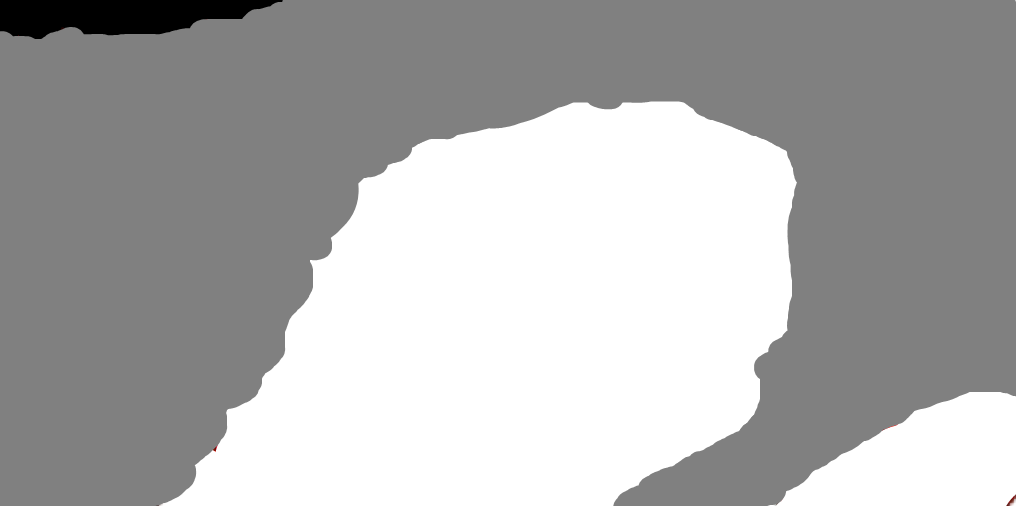
#> input picture data_TVE/T.png, 1016 x 506 px
$ python calculate_a_b.py
#> lines starting #> are read from the running program, lines starting #| are printed output that depends on the picture
### utils.py

import numpy as np
import math
import sys
try:
	sys.path.remove('/opt/ros/kinetic/lib/python2.7/dist-packages')
except:
	pass
import cv2

import copy
# import gdal

from matplotlib import pyplot as plt
from mpl_toolkits.mplot3d import Axes3D


# print(type(alpha_s))
class Transfer_matrix():
    def __init__(self, topography_exs, topography_vars, vegetation_exs, vegetation_vars, slope_exs, slope_vars):
        # calculate alpha and beta from expectation and variance
        # topography, vegetation, and slope
        self.topography_alphas, self.topography_betas  = self.__calculate_alphas_betas(topography_exs, topography_vars)
        self.vegetation_alphas, self.vegetation_betas  = self.__calculate_alphas_betas(vegetation_exs, vegetation_vars)
        self.slope_alphas, self.slope_betas  = self.__calculate_alphas_betas(slope_exs, slope_vars)

        self.alpha_21s = self.__993_to_21(self.topography_alphas, self.vegetation_alphas, self.slope_alphas)
        self.beta_21s = self.__993_to_21(self.topography_betas, self.vegetation_betas, self.slope_betas)

        self.T_transition_matrix  = [[0 for i in range(3)] for i in range(3)]
        self.V_transition_matrix  = [[0 for i in range(3)] for i in range(3)]
        self.S_transition_matrix  = [[0 for i in range(3)] for i in range(3)]
        self.TVS_transition_matrix = [0 for i in range(21)]

        print("\n\n###     Alpha_s list below :  ###")
        print("\ntopography_alphas = \n", self.topography_alphas)
        print("\nvegetation_alphas = \n", self.vegetation_alphas)
        print("\nslope_alphas = \n", self.slope_alphas)

        print("\n\n###     Beta_s list below :  ###")
        print("\ntopography_betas = \n", self.topography_betas)
        print("\nvegetation_betas = \n", self.vegetation_betas)
        print("\nslope_betas = \n", self.slope_betas)
        print("\n")


    def  ___normalize_probilities(self, probability_list):
        # Normalize the probability values, make sure the sum of the probabilities is 1
        length = len(probability_list)
        probability_list_new = [0 for i in range(length)]
        total = 0
        for i in range(length):
            total += probability_list[i]
        for i in range(length):
            probability_list_new[i] = probability_list[i] / total
        return probability_list_new


    def __calculate_alphas_betas(self, ex_s, var_s):
        alphas = np.zeros_like(ex_s)
        betas = np.zeros_like(var_s)
        dimension = len(list(alphas.shape))
        print("########")
        print("The shape of the transition matrix is", alphas.shape)
        print("dimension is ", dimension)

        if dimension  == 2:
            for i in range(3):
                for j in range(3):
                    x = ex_s[i][j]
                    y = var_s[i][j]
                    alphas[i][j] = self.__cal_alpha(x, y)
                    betas[i][j] = self.__cal_beta(x, y)

        elif dimension  == 1:
            for i in range(3):
                x = ex_s[i]
                y = var_s[i]
                alphas[i]  = self.__cal_alpha(x, y)
                betas[i] = self.__cal_beta(x, y)
        return alphas, betas

    def __cal_alpha(self, ex, var):
        x = ex
        y = var
        return -(x*y + x**3 - x**2) / y

    def __cal_beta(self, ex, var):
        x = ex
        y = var
        return (x * (y + 1) - y + x**3 - 2 * x**2 ) / y


    # [27 lines left out: function find_beta_sample_backup, not called in this run]


    def theta_sample_21s(self):
        for i in range(3):
            for j in range(3):
                self.T_alpha = self.topography_alphas[i][j]
                self.T_beta = self.topography_betas[i][j]
                self.T_transition_matrix[i][j] =  np.random.beta(self.T_alpha, self.T_beta)
                self.T_transition_matrix[i] = self.___normalize_probilities(self.T_transition_matrix[i])

        for i in range(3):
            for j in range(3):
                self.V_alpha  = self.vegetation_alphas[i][j]
                self.V_beta = self.vegetation_alphas[i][j]
                self.V_transition_matrix[i][j] =  np.random.beta(self.V_alpha , self.V_beta)
                self.V_transition_matrix[i] = self.___normalize_probilities(self.V_transition_matrix[i])


        for i in range(3):
            self.S_alpha = self.slope_alphas[i]
            self.S_beta = self.slope_alphas[i]
            self.S_transition_matrix[i] = np.random.beta(self.S_alpha, self.S_beta)
        self.S_transition_matrix = self.___normalize_probilities(self.S_transition_matrix)

        self.TVS_transition_matrix = self.__993_to_21(self.T_transition_matrix, self.V_transition_matrix, self.S_transition_matrix)
        return self.TVS_transition_matrix

    def __993_to_21(self, A, B, C):
        ABC = [0 for i in range(21)]

        for i in range(3):
            ABC[18 + i] = C[i]
            for j in range(3):
                ABC[3 * i + j] = A[i][j]
                ABC[9 + 3 * i  + j] = B[i][j]
        return ABC


    def find_theta_sample(self, geographic, i, j=0):
        self.theta_sample_21s()
        if geographic == "topography":
            # print("self.T_transition_matrix[i][i] " ,self.T_transition_matrix[i][i])
            return self.T_transition_matrix[i][i]
        elif geographic == "vegetation":
            # pirnt( self.V_transition_matrix[i][i])
            return self.V_transition_matrix[i][i]
        elif geographic == "slope":
            # print(self.S_transition_matrix[i])
            return self.S_transition_matrix[i]
        else:
            print("find_beta_sample function input error !")


    # [7 lines left out: function change_beta_sample, not called in this run]


# Establish the status of 607 cells in the map.
class Build_State():
    """
    use three image to calculate every cells's states
    """
    def __init__(self, T_path, V_path, E_path):
#> called with T_path = './data_TVE/T.png', V_path = './data_TVE/V.png', E_path = './data_TVE/E.png'
        self.H = 500
        self.W = 1000
        self.H_num = 32
        self.W_num = 19
        self.r = self.H /self.H_num  + 1  # 16.625
        self.TVE_states_ij = np.zeros((self.H_num, self.W_num, 3))
        self.TVE_states_index = np.zeros((self.H_num * self.W_num, 3))

        T_img = cv2.imread(T_path, cv2.IMREAD_COLOR)
#> T_img is the input picture: shape (506, 1016, 3); mean B, G, R 174.6, 174.6, 174.6
        V_img = cv2.imread(V_path, cv2.IMREAD_COLOR)
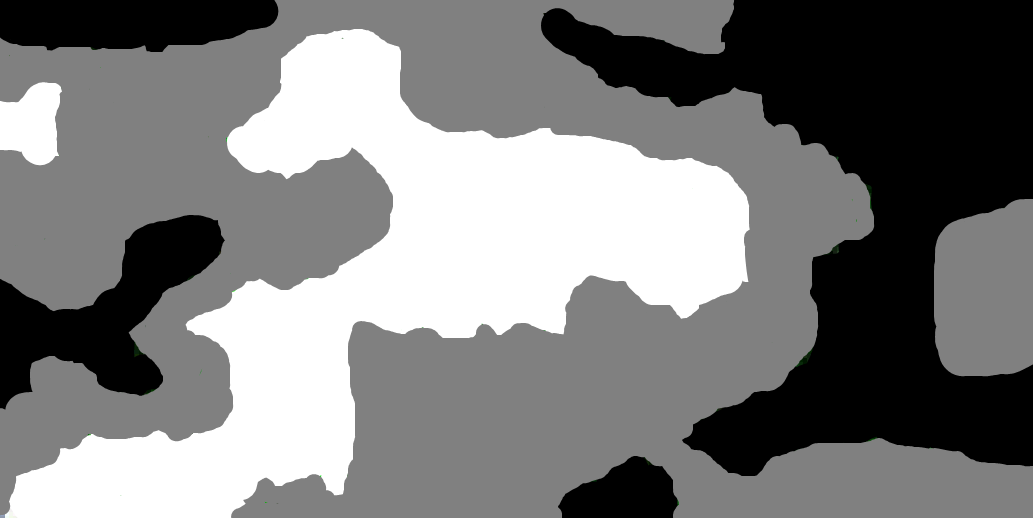
#> input picture data_TVE/V.png, 1033 x 518 px
#> V_img is the input picture: shape (518, 1033, 3); mean B, G, R 124.5, 124.6, 124.5
        self.T_img = cv2.resize(T_img, (self.W, self.H))
        self.V_img = cv2.resize(V_img, (self.W, self.H))
        self.E_img = np.zeros((self.W,self.H,3), np.uint8).fill(0)
        # cv2.imwrite("data_TVE/T_aNewSave.png", self.T_img)
        # cv2.imwrite("data_TVE/V_aNewSave.png", self.V_img)

        self.__resize_E_img(E_path)
        self.__calculate_TVE()

        # print("self.r = ", self.r)
        # print("original size is = ", T_img.shape)
        # print("after resize size is = ", self.T_img.shape)  # (518, 1033, 3)


    def __resize_E_img(self, E_path, readFromUSGSImg = True):
        # The first time, because you need to generate professional elevation data into an image format,
        # it should be set to TRUE here
#> called with E_path = './data_TVE/E.png', readFromUSGSImg = True
        readFromUSGSImg = False

        if readFromUSGSImg:  # E_original.img
            geo = gdal.Open(E_path)
            data = geo.ReadAsArray()
            # print("data.shape = ", data.shape)  # data.shape =  (35, 67)
            min_e = np.min(data)  # 2398.6328
            max_e = np.max(data)  # 2474.1682
            # print(max_e - min_e)  # 75.5354
            b = np.array(75.5354 * ((data - min_e)/(max_e - min_e))).astype(np.uint8)
            g = b
            r = b
            img = cv2.merge([b, g, r])
            self.E_img = cv2.resize(img, (self.W, self.H))  #  h 500  w 10000
            cv2.imwrite("data_TVE/E_aNewSave.png", self.E_img)
        else:
            # Read elevation data directly from processed images(The size of this elevation image is
            # the same as the size of the T/V map)
            self.E_img = cv2.imread("data_TVE/E.png")
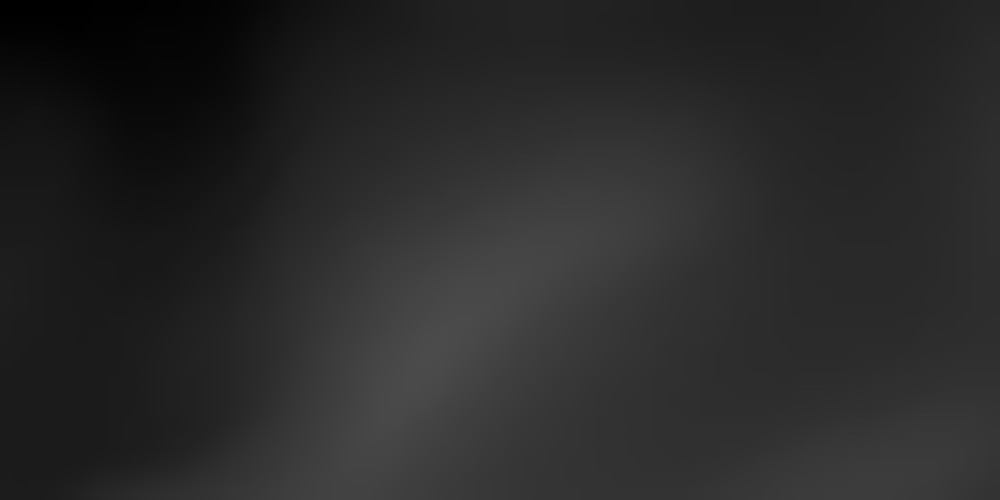
#> input picture data_TVE/E.png, 1000 x 500 px
#> self.E_img is the input picture: shape (500, 1000, 3); min 0, max 75, mean 41.1
        # cv2.imshow('img', img)
        # cv2.waitKey(0)


    def __calculate_TVE(self):
        """
        Read the picture information, and then set the status(T state, V state, E value) value for each cell


        """
        # print("radius = ", self.r)
        self.T_img_copy = copy.deepcopy(self.T_img)
        self.V_img_copy = copy.deepcopy(self.V_img)
        v = self.T_img[0][0][0]
#> v = 0
        for y in range(self.H_num):
            pen_y = self.r * (math.sqrt(3) / 2 ) * y   + (self.r / 2) * math.sqrt(3)#  1.5 * r * y
            pen_x = 2 * self.r - self.r * 0.75 * math.pow(-1, y) # (r / 4) * math.sqrt(3) * math.pow(-1, y + 1) + (r / 4) * math.sqrt(3) + r
            pen_x_ = pen_x
            for x  in range(self.W_num):
                # print(x, y)
                # The first and the last share special color and size labels
                if (x == 0 and y == 0) or (x == self.W_num -1 and y == self.H_num - 1):

                    # print("(int(pen_x_), int(pen_y))", (int(pen_x_), int(pen_y)))
                    color = (0, 0, 255)
                    cv2.circle(self.T_img_copy, (int(pen_x_), int(pen_y)), radius=20, color=color, thickness=-1)
                    cv2.circle(self.V_img_copy, (int(pen_x_), int(pen_y)), radius=20, color=color, thickness=-1)
                # #########
                #
                # Use the information in topography(T.img) to determine the type of  TVE_states's topography type
                #
                # ##########

                # type 0
                if self.T_img[int(pen_y)][int(pen_x_)][0] <  100:
                    self.TVE_states_ij[y][x][0] = 0
                    T_color =  (0, 0, 255)
                # type 2
                elif self.T_img[int(pen_y)][int(pen_x_)][0] >  200:
                    self.TVE_states_ij[y][x][0] = 2
                    T_color =  (0, 255, 0 )
                # The other is type 1
                else:
                    self.TVE_states_ij[y][x][0] = 1
                    T_color =  (255, 0, 0 )

                # #########
                #
                # Use the information in vegetation(V.img) to determine the type of  TVE_states's vegetation type
                #
                # ##########
                # type 0
                if self.V_img[int(pen_y)][int(pen_x_)][0] <  100:
                    self.TVE_states_ij[y][x][1] = 0
                    V_color =  (0, 0, 255 )
                # type 2
                elif self.V_img[int(pen_y)][int(pen_x_)][0] >  200:
                    self.TVE_states_ij[y][x][1] = 2
                    V_color =  (0, 255, 0 )
                # The other is type 1
                else:
                    self.TVE_states_ij[y][x][1] = 1
                    V_color =  (255, 0, 0 )
                # #########
                #
                # Use the information in elevation(E.img) to determine the value of TVE_states's elevation value
                #
                # ##########
                # type 0
                self.TVE_states_ij[y][x][2] = self.E_img[int(pen_y)][int(pen_x_)][0]
                cv2.circle(self.T_img_copy, (int(pen_x_), int(pen_y)), radius=5, color=T_color, thickness=-2)

                cv2.circle(self.V_img_copy, (int(pen_x_), int(pen_y)), radius=5, color=V_color, thickness=-2)
                cv2.putText(self.T_img_copy, str(y*self.W_num + x), (int(pen_x_), int(pen_y)),
                    cv2.FONT_HERSHEY_SIMPLEX, 0.5, (0, 0, 0), 2)

                pen_x_ += 3 * self.r # r * math.sqrt(3)
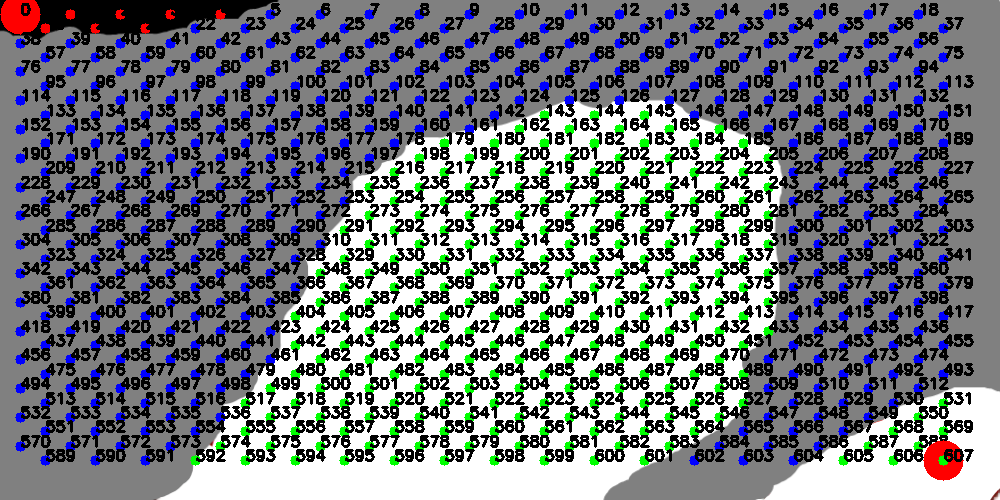
#> self.T_img_copy: shape (500, 1000, 3); mean B, G, R 126.4, 121.5, 116
#> self.V_img_copy: shape (500, 1000, 3); mean B, G, R 123.7, 118.2, 119.4
                # print("x, y = ", x, y)
                # print("pen_y pen_x_ =  ", int(pen_x_), int(pen_y))
        self.TVE_states_index = self.TVE_states_ij.reshape((self.H_num * self.W_num, 3))
#> self.TVE_states_index = 608 rows, first 8: [0, 0, 1], [0, 0, 1], [0, 0, 1], [0, 0, 2], [0, 0, 5], [1, 1, 12], [1, 1, 20], [1, 1, 25]
#> (the rest of the program and of its run is left out)
